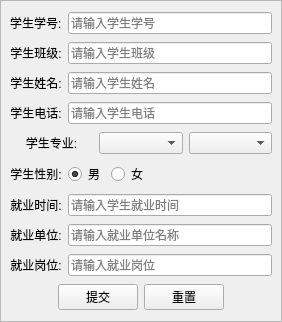
<?xml version="1.0" encoding="UTF-8"?>
<ui version="4.0">
 <class>AddStudent</class>
 <widget class="QWidget" name="AddStudent">
  <property name="geometry">
   <rect>
    <x>0</x>
    <y>0</y>
    <width>282</width>
    <height>322</height>
   </rect>
  </property>
  <property name="windowTitle">
   <string>添加学生信息</string>
  </property>
  <layout class="QGridLayout" name="gridLayout">
   <property name="leftMargin">
    <number>0</number>
   </property>
   <property name="topMargin">
    <number>0</number>
   </property>
   <property name="rightMargin">
    <number>0</number>
   </property>
   <property name="bottomMargin">
    <number>0</number>
   </property>
   <item row="0" column="0">
    <widget class="QFrame" name="frame_addStu">
     <property name="frameShape">
      <enum>QFrame::StyledPanel</enum>
     </property>
     <property name="frameShadow">
      <enum>QFrame::Raised</enum>
     </property>
     <layout class="QVBoxLayout" name="verticalLayout">
      <item>
       <layout class="QHBoxLayout" name="horizontalLayout_16">
        <item>
         <widget class="QLabel" name="label_6">
          <property name="text">
           <string>学生学号:</string>
          </property>
         </widget>
        </item>
        <item>
         <widget class="QLineEdit" name="le_stuNumber">
          <property name="placeholderText">
           <string>请输入学生学号</string>
          </property>
         </widget>
        </item>
       </layout>
      </item>
      <item>
       <layout class="QHBoxLayout" name="horizontalLayout_13">
        <item>
         <widget class="QLabel" name="label_18">
          <property name="text">
           <string>学生班级:</string>
          </property>
          <property name="alignment">
           <set>Qt::AlignCenter</set>
          </property>
         </widget>
        </item>
        <item>
         <widget class="QLineEdit" name="le_stuClass">
          <property name="placeholderText">
           <string>请输入学生班级</string>
          </property>
         </widget>
        </item>
       </layout>
      </item>
      <item>
       <layout class="QHBoxLayout" name="horizontalLayout_6">
        <item>
         <widget class="QLabel" name="label_14">
          <property name="text">
           <string>学生姓名:</string>
          </property>
          <property name="alignment">
           <set>Qt::AlignCenter</set>
          </property>
         </widget>
        </item>
        <item>
         <widget class="QLineEdit" name="le_stuName">
          <property name="placeholderText">
           <string>请输入学生姓名</string>
          </property>
         </widget>
        </item>
       </layout>
      </item>
      <item>
       <layout class="QHBoxLayout" name="horizontalLayout_9">
        <item>
         <widget class="QLabel" name="label_5">
          <property name="text">
           <string>学生电话:</string>
          </property>
          <property name="alignment">
           <set>Qt::AlignCenter</set>
          </property>
         </widget>
        </item>
        <item>
         <widget class="QLineEdit" name="le_stuPhone">
          <property name="placeholderText">
           <string>请输入学生电话</string>
          </property>
         </widget>
        </item>
       </layout>
      </item>
      <item>
       <layout class="QHBoxLayout" name="horizontalLayout_2">
        <item>
         <widget class="QLabel" name="label_4">
          <property name="text">
           <string>学生专业:</string>
          </property>
          <property name="alignment">
           <set>Qt::AlignCenter</set>
          </property>
         </widget>
        </item>
        <item>
         <widget class="QComboBox" name="combox_faculty"/>
        </item>
        <item>
         <widget class="QComboBox" name="combox_stuMajor"/>
        </item>
       </layout>
      </item>
      <item>
       <layout class="QHBoxLayout" name="horizontalLayout_8">
        <item>
         <widget class="QLabel" name="label_17">
          <property name="text">
           <string>学生性别:</string>
          </property>
          <property name="alignment">
           <set>Qt::AlignCenter</set>
          </property>
         </widget>
        </item>
        <item>
         <widget class="QRadioButton" name="rbtn_man">
          <property name="text">
           <string>男</string>
          </property>
          <property name="checked">
           <bool>true</bool>
          </property>
         </widget>
        </item>
        <item>
         <widget class="QRadioButton" name="rbtn_woman">
          <property name="text">
           <string>女</string>
          </property>
         </widget>
        </item>
        <item>
         <spacer name="horizontalSpacer_3">
          <property name="orientation">
           <enum>Qt::Horizontal</enum>
          </property>
          <property name="sizeHint" stdset="0">
           <size>
            <width>40</width>
            <height>18</height>
           </size>
          </property>
         </spacer>
        </item>
       </layout>
      </item>
      <item>
       <layout class="QHBoxLayout" name="horizontalLayout_10">
        <item>
         <widget class="QLabel" name="label_15">
          <property name="text">
           <string>就业时间:</string>
          </property>
          <property name="alignment">
           <set>Qt::AlignCenter</set>
          </property>
         </widget>
        </item>
        <item>
         <widget class="QLineEdit" name="le_stuJiuYeDate">
          <property name="placeholderText">
           <string>请输入学生就业时间</string>
          </property>
         </widget>
        </item>
       </layout>
      </item>
      <item>
       <layout class="QHBoxLayout" name="horizontalLayout">
        <item>
         <widget class="QLabel" name="label">
          <property name="text">
           <string>就业单位:</string>
          </property>
          <property name="alignment">
           <set>Qt::AlignCenter</set>
          </property>
         </widget>
        </item>
        <item>
         <widget class="QLineEdit" name="le_company">
          <property name="placeholderText">
           <string>请输入就业单位名称</string>
          </property>
         </widget>
        </item>
       </layout>
      </item>
      <item>
       <layout class="QHBoxLayout" name="horizontalLayout_3">
        <item>
         <widget class="QLabel" name="label_2">
          <property name="text">
           <string>就业岗位:</string>
          </property>
          <property name="alignment">
           <set>Qt::AlignCenter</set>
          </property>
         </widget>
        </item>
        <item>
         <widget class="QLineEdit" name="le_post">
          <property name="placeholderText">
           <string>请输入就业岗位</string>
          </property>
         </widget>
        </item>
       </layout>
      </item>
      <item>
       <layout class="QHBoxLayout" name="horizontalLayout_14">
        <item>
         <spacer name="horizontalSpacer">
          <property name="orientation">
           <enum>Qt::Horizontal</enum>
          </property>
          <property name="sizeHint" stdset="0">
           <size>
            <width>40</width>
            <height>20</height>
           </size>
          </property>
         </spacer>
        </item>
        <item>
         <widget class="QPushButton" name="btn_submit">
          <property name="text">
           <string>提交</string>
          </property>
         </widget>
        </item>
        <item>
         <widget class="QPushButton" name="btn_reset">
          <property name="text">
           <string>重置</string>
          </property>
         </widget>
        </item>
        <item>
         <spacer name="horizontalSpacer_2">
          <property name="orientation">
           <enum>Qt::Horizontal</enum>
          </property>
          <property name="sizeHint" stdset="0">
           <size>
            <width>40</width>
            <height>20</height>
           </size>
          </property>
         </spacer>
        </item>
       </layout>
      </item>
     </layout>
    </widget>
   </item>
  </layout>
 </widget>
 <resources/>
 <connections/>
</ui>
